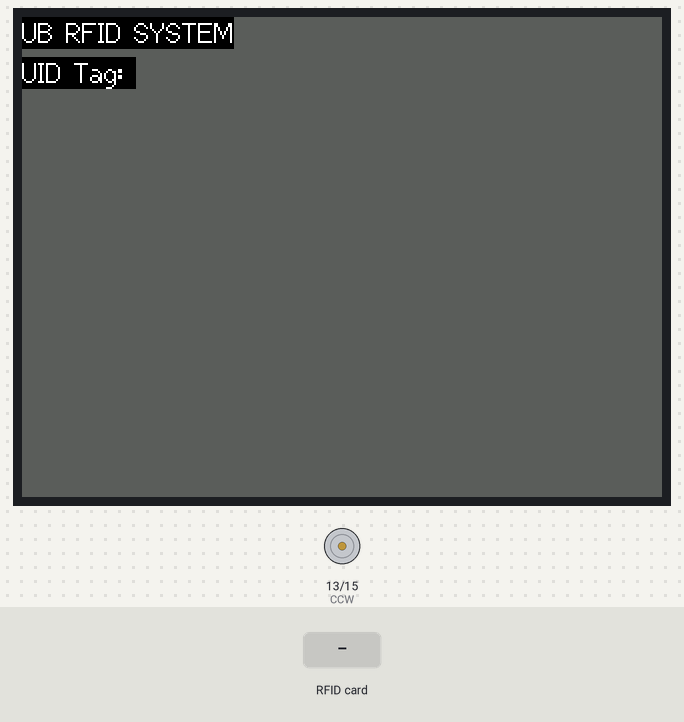
Bench run of a program on a simulated ESP32. Shown: 320×240 colour display, motor-driver pin pairs drawn as motors (green arrow = first pin HIGH = forward, orange = second pin HIGH = backward, longer = more drive). The inputs (shaded band) are chosen by the test bench. WiFi joins after 1.5 s; servers stay silent unless stated; what the program prints to the serial monitor is not drawn.

Above: at 3.9 s.
4.0 s: RFID card 5E 7A 19 C4 held to the reader
At 4.13 s:
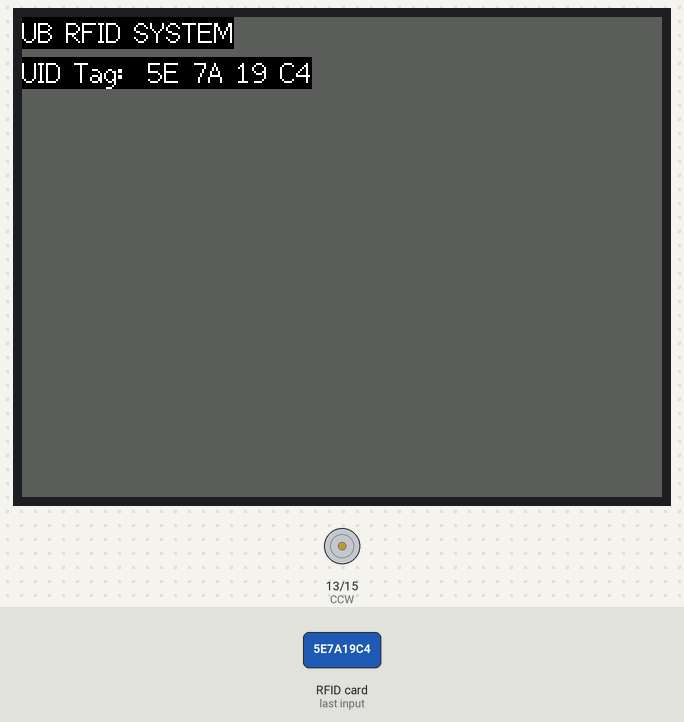
At 5.2 s:
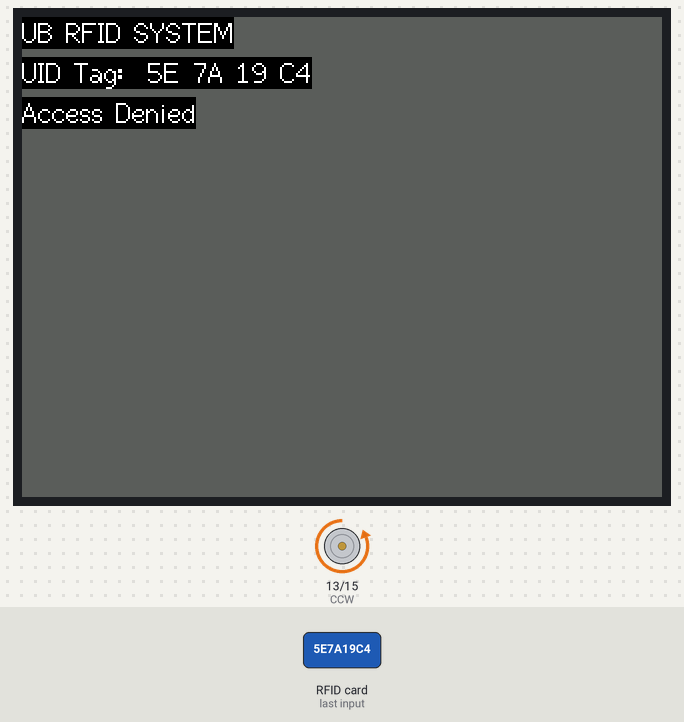
Timing chart, 0 to 10.8 s (numbered marks = the images above; inputs shaded):
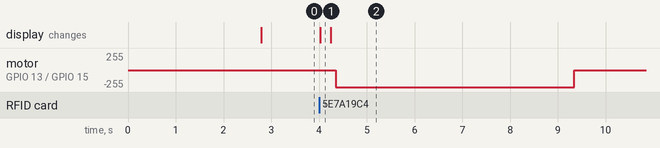

Measured:
- after the input at 4.0 s, motor on GPIO 13 (CCW) / GPIO 15 (CW): stopped → backward 255/255 after 0.35 s, → stopped 5.0 s later; the display: changes at once (image 1)

The program:

main.cpp
```cpp
#include "RfidUB.h"


// create instances of TFT class and MFRC522 class and button class
RfidUB cardReader_;

void setup() {
  Serial.begin(115200);
  pinMode(CW, OUTPUT);
  pinMode(CCW, OUTPUT);
  //pinMode(BUZZER_PIN, OUTPUT);

  cardReader_.tft_Setup();

  cardReader_.rfid_Setup();

  Serial.println(F("Scan PICC to see UID, SAK, type, and data blocks..."));

  cardReader_.add_people("John", "DABD6B80"); // add person to Dynamic Array
  cardReader_.add_people("Brandon", "7A69E880");

  cardReader_.wifi_Setup();

}

void loop() {

  //cardReader_.displayUID();
  cardReader_.checkUID();


}

// will use later in the MOTOR class

// program for running dc motor in all directions
  /*

  */

 // TODO: Make active buzzer beep when distance sensor detects the box is opened

/*
#include <NewPing.h>

#define TRIGGER_PIN 12
#define ECHO_PIN 13
#define BUZZER_PIN 14

NewPing sonar(TRIGGER_PIN, ECHO_PIN);
int buzzerState = LOW;

void setup() {
  pinMode(BUZZER_PIN, OUTPUT);
}

void loop() {
  int distance = sonar.ping_cm();

  if (distance <= 10) {
    // Box is opened, activate buzzer
    buzzerState = HIGH;
  } else {
    // Box is closed, deactivate buzzer
    buzzerState = LOW;
  }

  digitalWrite(BUZZER_PIN, buzzerState);
  delay(100);
}
*/

// create code where person scans card, and the card is sent to the database...
// maybe just store the names here with the UID... class People.h
```

Button.h
```cpp
#include <esp32-hal-gpio.h>
#include <Print.h>
#include <HardwareSerial.h>

#define sleepPin 0
#define wakeUpPin 35


class Button
{
private:
  static void handleSleepButtonInterrupt();

public:
  Button(){}
  void begin();
  void loop();
};
```

Motor.h
```cpp
#include "Arduino.h"

class Motor
{
private:
    int CW;
    int CCW;
    bool lockState = false;
public:
    Motor(){}
    Motor(int w, int c): CW(w), CCW(c){}
    ~Motor(){}
    void turnCCW(){ // unlock
            digitalWrite(CCW,HIGH); //Motor runs clockwise//
            delay(5000); //for 5 second//
            digitalWrite(CCW,LOW); //Motor runs clockwise//
            lockState = false;
            delay(250); // end delay

    }
    void turnCW(){ // lock
            digitalWrite(CW,HIGH);
            delay(5000);
            digitalWrite(CW,LOW);
            lockState = true;
            delay(250);

    }
};


        
```

Person.h
```cpp
#include "Arduino.h"
#include <EEPROM.h>

class Person {
public:
  String name;
  String uid;

// define any necessary inline functions... they are all inline anyways lol
  Person(){}
  Person(String n, String id) : name(n), uid(id) {
  }
  String getUID(){ return uid; }
  String getName() { return name; }

/* UNDER DEVELOPMENT*/
/*
  bool matchesStoredUID() {
    for (int i = 0; i < 10; i++) {
      if (uid[i] != EEPROM.read(i)) {
        return false; // UID doesn't match at this address
      }
    }
    return true; // UID matches at all addresses
  }
*/
};
```

RfidUB.h
```cpp
#include <MFRC522.h>
#include <MFRC522Extended.h>
#include <EEPROM.h>

#include <SPI.h>
#include "TFT_eSPI.h"
#include <WiFiManager.h>
#include "Button.h"
#include <vector>
#include "Person.h"
#include "Motor.h"

#define MAX_UID_LENGTH 10

#define TFT_GREY 0x5AEB

// for pinout diagram
//https://f6czv.fr/en/documentation-on-esp32-and-the-ttgo-t-display

// define SPI parameters


#define MY_MISO_PIN 27  // Define your custom MISO (Master In - Slave Out) pin
#define MY_MOSI_PIN 26  // Define your custom MOSI pin
#define SCK 25          // Default SCK pin for SPI
#define SS 33           // Default SS (Slave Select) pin for SPI .. IT IS ALSO THE SDA
#define RST 17

// for relay input pins
#define CW 15
#define CCW 13

// Active Buzzer
#define BUZZER_PIN 14

//declaring RFID function prototypes

// This should return a value for whether a card is being read or not
// Returns a value if card is not new or is not reading the card.
class RfidUB
{
private:
    // multiple containments defined
    Motor motor;
    MFRC522 mfrc522;
    Button buttons_;
    TFT_eSPI tft = TFT_eSPI();
    // manager saves last successful wifi credentials in EEPROM
    WiFiManager wifiManager;
    // create dynamic array of Person
    Person ** people;
    const int num_people = 10;
    int index = 0;

public:
    RfidUB(): motor(CW,CCW), mfrc522(SS, RST) { people = new Person*[num_people]; } //inline just to initiate object
    void rfid_Setup();
    void add_people(String name, String uid);
    bool check_People(String content);
    void tft_Setup();
    void wifi_Setup();

    //TODO implement these
    void clearLineAtY(int y);

    // checks to see if UID already exists
    void checkUID();


    ~RfidUB();
};


//TODO initiate WIFI
```

Button.cpp
```cpp
#include "Button.h"

volatile bool sleepButtonPressed = false;

void Button::handleSleepButtonInterrupt() {
    sleepButtonPressed = true;
    detachInterrupt(digitalPinToInterrupt(sleepPin));
}

void Button::begin() {
    pinMode(sleepPin, INPUT_PULLUP);
    pinMode(wakeUpPin, INPUT_PULLUP);
    attachInterrupt(digitalPinToInterrupt(sleepPin), handleSleepButtonInterrupt, FALLING);
    // Configure the wake-up pin as a wake-up source
    esp_sleep_enable_ext0_wakeup((gpio_num_t)wakeUpPin, LOW);
}

void Button::loop() {
    if (sleepButtonPressed) {
      Serial.println("Turning off...");
      delay(1000);
      esp_deep_sleep_start();
    }
}
```

Person.cpp
```cpp
#include "Person.h"
```

RfidUB.cpp
```cpp
#include "RfidUB.h"

RfidUB::~RfidUB()
{
}


//mfrc522 object instance
void RfidUB::rfid_Setup()
{
  //buttons_.begin();  // <<UNDER DEVELOPMENT>>
  SPI.begin(SCK,MY_MISO_PIN,MY_MOSI_PIN); //RUN another SPI comm. line under those pins, assuming they're not being used

  pinMode(RST, OUTPUT);
  digitalWrite(RST, HIGH);

  mfrc522.PCD_Init();
  delay(1000);

	mfrc522.PCD_DumpVersionToSerial();	// Show details of PCD - MFRC522 Card Reader details
}

void RfidUB::add_people(String name, String uid)
{
  people[index] = new Person(name, uid);
  index++;

}


void RfidUB::tft_Setup()
{
    const char stuff[15] = "UB RFID SYSTEM";

    //initialize display default parameters
    tft.init();
    //set screen to landscape
    tft.setRotation(1);
    tft.fillScreen(TFT_GREY);
    tft.setCursor(0,0,2); // sets cursor for tft.print, 3rd parameter is font type
    tft.setTextColor(TFT_WHITE,TFT_BLACK);
    tft.setTextSize(1);
    tft.println(stuff);
}

void RfidUB::wifi_Setup()
{
  if(!wifiManager.autoConnect("esp32", "password"))
  {
    tft.setCursor(0,30,2); // sets cursor for tft.print, 3rd parameter is font type
    tft.println("WiFi Failed to Connect to ");
    //tft.println(wifiManager.getWiFiSSID());
  }
}

void RfidUB::checkUID()
{
  //buttons_.loop();

  String tag = "";
  tft.setCursor(0, 20); // (x,y, font)
  tft.setTextColor(TFT_WHITE, TFT_BLACK); // Set text color
  tft.print("UID Tag: ");

  if (mfrc522.PICC_IsNewCardPresent() && mfrc522.PICC_ReadCardSerial()) {
    // Print UID
    Serial.print("UID Tag :");
    String content= "";
    for (byte i = 0; i < mfrc522.uid.size; i++) {
      //content.concat(String(mfrc522.uid.uidByte[i] < 0x10 ? " 0" : " "));
      content.concat(String(mfrc522.uid.uidByte[i], HEX));
      tft.print(mfrc522.uid.uidByte[i] < 0x10 ? " 0" : " ");
      tft.print(mfrc522.uid.uidByte[i], HEX);
    }
    content.toUpperCase();
    Serial.println(content);


    // Check for access for loop of each person
    tft.setCursor(0, 40); // (x,y, font)
    if (check_People(content))
    {
      // add motor control here for unlock
      motor.turnCCW();
      // add buzzer control here
      //digitalWrite(BUZZER_PIN, HIGH);
    }
    else
    {
      clearLineAtY(40);
      clearLineAtY(60);
      Serial.println("Access Denied");
      tft.print("Access Denied");
      // clears screen at specific position
      clearLineAtY(60);
      delay(100);

      motor.turnCW();

      // add motor control here for lock
    }


    delay(1000);  // Delay to avoid reading the same card multiple times
  }
}


  //if (mfrc522.PICC_IsNewCardPresent() && mfrc522.PICC_ReadCardSerial()) {

bool RfidUB::check_People(String content)
{
  for (size_t i = 0; i < index; i++)
  {
    if (content.equals(people[i]->getUID())) {  // Replace "YOUR_ACCESS_UID" with the actual UID of the authorized card
      clearLineAtY(40);
      clearLineAtY(60);
      Serial.println("Access Granted");
      tft.print("Access Granted");
      tft.setCursor(0, 60); // (x,y, font)
      clearLineAtY(60);
      tft.print(people[i] -> getName());
      delay(100);
      return true; // breaks for loop when detected
    } else {
      //Serial.println("Access Denied");
      //return false;
      delay(100);
    }
  }
  return false; //default return
}


void RfidUB::clearLineAtY(int y) {
  // Draw a filled rectangle to clear the entire line at y position
  int16_t screenWidth = tft.width();
  int16_t lineHeight = tft.fontHeight();  // Adjust if using different font size

  tft.fillRect(0, y, screenWidth, lineHeight, TFT_GREY);
}
```
